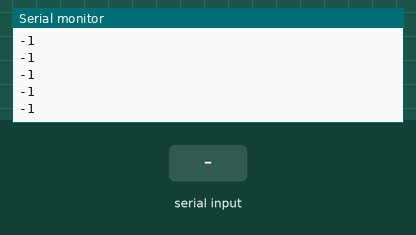
The sketch below on a simulated Arduino Uno, built with avr-gcc and run on an emulated ATmega328P. On the bench: the last lines printed to the serial monitor. Inputs (shaded band) come from the test bench.

Above: at 1.2 s.
1.3 s: "1" received over Serial
At 1.58 s:
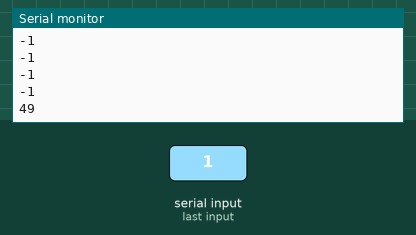
2.8 s: "0" received over Serial
At 3.0 s:
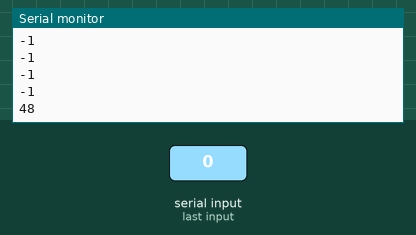
4.3 s: "2" received over Serial
At 4.63 s:
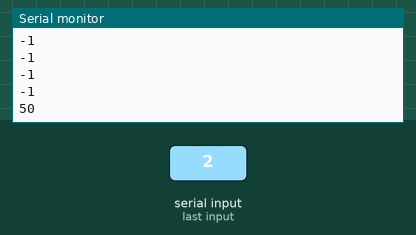
Timing chart, 0 to 7.3 s (numbered marks = the images above; inputs shaded):
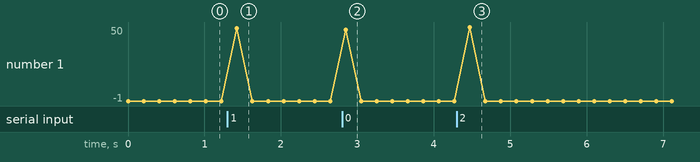

The sketch:

master-slave_master_.ino
```cpp
#include<SoftwareSerial.h>
SoftwareSerial s(3,4);
//int ledpin=11;
//int p;
void setup() {
  Serial.begin(9600);
  s.begin(9600);
  //pinMode(ledpin,OUTPUT);

}

void loop() {
   char c = Serial.read();
            int readString;
            readString +=c;
            delay(2);
 s.write(c);
 Serial.println(readString);
 delay (200);
}
```

Measured:
- after the input at 1.3 s, the serial monitor: prints a new line after 0.13 s (image 1)
- after the input at 2.8 s, the serial monitor: prints a new line after 0.05 s (image 2)
- after the input at 4.3 s, the serial monitor: prints a new line after 0.17 s (image 3)
